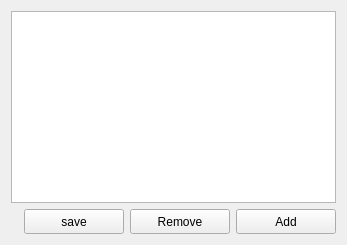
         <widget class="QWidget" name="tab_9">
          <attribute name="title">
           <string>Dark</string>
          </attribute>
          <layout class="QGridLayout" name="gridLayout_8">
           <item row="1" column="0">
            <widget class="QLabel" name="label_5">
             <property name="text">
              <string/>
             </property>
            </widget>
           </item>
           <item row="1" column="1">
            <widget class="QPushButton" name="pushButton_9">
             <property name="minimumSize">
              <size>
               <width>100</width>
               <height>25</height>
              </size>
             </property>
             <property name="maximumSize">
              <size>
               <width>100</width>
               <height>25</height>
              </size>
             </property>
             <property name="toolTip">
              <string>&lt;html&gt;&lt;head/&gt;&lt;body&gt;&lt;p&gt;Save MasterDark&lt;/p&gt;&lt;/body&gt;&lt;/html&gt;</string>
             </property>
             <property name="text">
              <string>save</string>
             </property>
             <property name="icon">
              <iconset>
               <normaloff>../.designer/.designer/backup/img/sav.png</normaloff>../.designer/.designer/backup/img/sav.png</iconset>
             </property>
            </widget>
           </item>
           <item row="1" column="2">
            <widget class="QPushButton" name="pushButton_8">
             <property name="minimumSize">
              <size>
               <width>100</width>
               <height>25</height>
              </size>
             </property>
             <property name="maximumSize">
              <size>
               <width>100</width>
               <height>25</height>
              </size>
             </property>
             <property name="toolTip">
              <string>&lt;html&gt;&lt;head/&gt;&lt;body&gt;&lt;p&gt;Remove selected items from List&lt;/p&gt;&lt;/body&gt;&lt;/html&gt;</string>
             </property>
             <property name="text">
              <string>Remove</string>
             </property>
             <property name="icon">
              <iconset>
               <normaloff>../.designer/.designer/backup/img/rem.png</normaloff>../.designer/.designer/backup/img/rem.png</iconset>
             </property>
            </widget>
           </item>
           <item row="1" column="3">
            <widget class="QPushButton" name="pushButton_10">
             <property name="minimumSize">
              <size>
               <width>100</width>
               <height>25</height>
              </size>
             </property>
             <property name="maximumSize">
              <size>
               <width>100</width>
               <height>25</height>
              </size>
             </property>
             <property name="toolTip">
              <string>&lt;html&gt;&lt;head/&gt;&lt;body&gt;&lt;p&gt;Add to list&lt;/p&gt;&lt;/body&gt;&lt;/html&gt;</string>
             </property>
             <property name="text">
              <string>Add</string>
             </property>
             <property name="icon">
              <iconset>
               <normaloff>../.designer/.designer/backup/img/add.png</normaloff>../.designer/.designer/backup/img/add.png</iconset>
             </property>
            </widget>
           </item>
           <item row="0" column="0" colspan="4">
            <widget class="QListWidget" name="listWidget_3">
             <property name="toolTip">
              <string>&lt;html&gt;&lt;head/&gt;&lt;body&gt;&lt;p&gt;Dark List&lt;/p&gt;&lt;/body&gt;&lt;/html&gt;</string>
             </property>
             <property name="selectionMode">
              <enum>QAbstractItemView::ExtendedSelection</enum>
             </property>
            </widget>
           </item>
          </layout>
         </widget>
